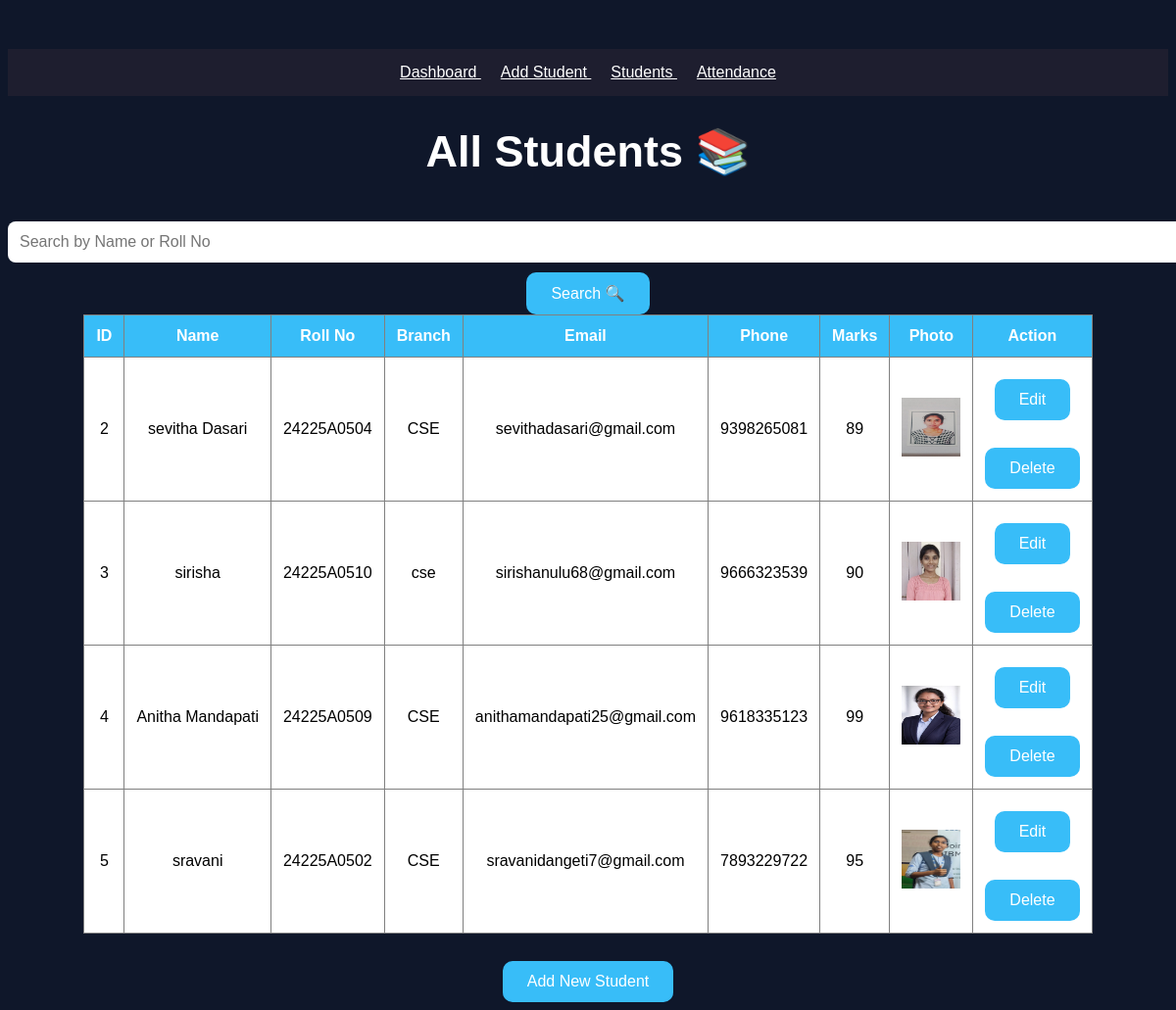
Page /students (signed in) on the committed database.
### tables this page shows
CREATE TABLE students (
    id INTEGER PRIMARY KEY AUTOINCREMENT,
    name TEXT,
    rollno TEXT UNIQUE,
    branch TEXT,
    email TEXT,
    phone TEXT,
    password TEXT,
    marks INTEGER,
    photo TEXT
);

### app.py (the view)
@app.route('/students', methods=['GET', 'POST'])
def students():
    if 'user' not in session:
        return redirect('/login-page')
    conn = sqlite3.connect('database.db')
    cursor = conn.cursor()
    search = ""
    if request.method == 'POST':
        search = request.form.get('search')
    if search:
        cursor.execute("""
            SELECT * FROM students
            WHERE name LIKE ? OR rollno LIKE ?
        """, ('%' + search + '%', '%' + search + '%'))
    else:
        cursor.execute("SELECT * FROM students")
    data = cursor.fetchall()
    conn.close()
    return render_template("students.html", students=data)

### templates/students.html (shortened to what this page needs)
<!DOCTYPE html>
<html>
<head>
<link rel="stylesheet"
      href="{{ url_for('static', filename='style.css') }}">
</head>
<body>
   <div style="background:#1e1e2f;padding:15px;">
    <a href="/dashboard" style="color:white;margin-right:20px;">
        Dashboard
    </a>
    <a href="/add-student" style="color:white;margin-right:20px;">
        Add Student
    </a>
    <a href="/students" style="color:white;margin-right:20px;">
        Students
    </a>
    <a href="/attendance" style="color:white;">
        Attendance
    </a>
</div>
<h1>All Students 📚</h1>
<form method="POST" action="/students">
    <input type="text"
           name="search"
           placeholder="Search by Name or Roll No">
    <button type="submit">
        Search 🔍
    </button>
</form>
<table border="1" cellpadding="10" cellspacing="0">
    <tr>
        <th>ID</th>
        <th>Name</th>
        <th>Roll No</th>
        <th>Branch</th>
        <th>Email</th>
        <th>Phone</th>
        <th>Marks</th>
        <th>Photo</th>
        <th>Action</th>
    </tr>
    {% for s in students %}
    <tr>
        <td>{{ s[0] }}</td>
        <td>{{ s[1] }}</td>
        <td>{{ s[2] }}</td>
        <td>{{ s[3] }}</td>
        <td>{{ s[4] }}</td>
        <td>{{ s[5] }}</td>
        <td>{{ s[7] }}</td>
        <td>
            {% if s[8] %}
                <img src="{{ url_for('static', filename=s[8]) }}"
                     width="60"
                     height="60">
            {% else %}
                No Image
            {% endif %}
        </td>
        <td>
            <a href="/edit-student/{{ s[0] }}">
                <button>Edit</button>
            </a>
            <br><br>
            <a href="/delete-student/{{ s[0] }}">
                <button onclick="return confirm('Are you sure you want to delete this student?')">
                    Delete
                </button>
            </a>
        </td>
    </tr>
    {% endfor %}
</table>
<br>
<a href="/add-student">
    <button>Add New Student</button>
</a>
</body>
</html>

### static/style.css (style rules this page uses)
body { background-color: #0f172a; color: white; text-align: center; margin-top: 50px; font-family: Arial; }
h1 { font-size: 45px; }
input { width: 100%; padding: 12px; margin-top: 15px; border: none; border-radius: 8px; font-size: 16px; }
button { padding: 12px 25px; margin-top: 10px; background-color: #38bdf8; border: none; border-radius: 10px; font-size: 16px; cursor: pointer; color: white; }
table { margin: auto; background-color: white; color: black; border-collapse: collapse; }
th { background-color: #38bdf8; color: white; }
th, td { padding: 12px; }

### rows in the picture
students: id "2", name "sevitha Dasari", rollno "24225A0504", branch "CSE", email "sevithadasari@gmail.com", phone "9398265081", marks "89", photo (picture)
students: id "3", name "sirisha", rollno "24225A0510", branch "cse", email "sirishanulu68@gmail.com", phone "9666323539", marks "90", photo (picture)
students: id "4", name "Anitha Mandapati", rollno "24225A0509", branch "CSE", email "anithamandapati25@gmail.com", phone "9618335123", marks "99", photo (picture)
students: id "5", name "sravani", rollno "24225A0502", branch "CSE", email "sravanidangeti7@gmail.com", phone "7893229722", marks "95", photo (picture)
